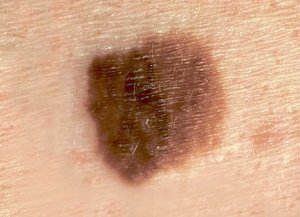
#> input picture img/malignant1.jpg, 300 x 217 px, found by its file name
$ python asymmetry.py   (Python 2 division)   (older library calls are emulated)
#> lines starting #> are read from the running program, lines starting #| are printed output that depends on the picture; after the words box and inside, x2 and y2 are one past the last pixel; in counts of white or black regions, pixels touching at a corner belong together; long printed decimals are rounded
### cv/crop.py
import cv2
import numpy as np
from helper import getMoleContour
from helper import showImage

def crop(image):
    PADDING = 25
    grayscale = cv2.cvtColor(image, cv2.COLOR_BGR2GRAY)
    contour = getMoleContour(grayscale)
    x, y, w, h = cv2.boundingRect(contour)
    x -= PADDING
    y -= PADDING
    if w < PADDING * 2 and h < PADDING * 2:
        raise Error("Picture is waay too small!!!")
    return image[y:y+h+PADDING*2,x:x+w+PADDING*2]

# [9 lines that do not run on import are left out]

### cv/helper.py
import cv2

# NOTE: The given image must be a greyscale image
def getMoleContour(greyscale):
    THRESHOLD = 125
    MAX_VALUE = 180
    ret, thresh = cv2.threshold(greyscale, THRESHOLD, MAX_VALUE, cv2.THRESH_BINARY_INV) # Binary mask
    im2, contours, hierarchy = cv2.findContours(thresh, cv2.RETR_EXTERNAL, cv2.CHAIN_APPROX_NONE)
    # Check to make sure there actually is a contour
    if len(contours) == 0:
        raise Error("No contours found!")
    # Only find the longest one
    longestContour = []
    for i in range(len(contours)):
        if len(contours[i]) > len(longestContour):
            longestContour = contours[i]
    return longestContour

# [4 lines left out: function showImage, not called in this run]

### cv/asymmetry.py
import cv2
import helper
from crop import crop
import numpy

def calculateAsymmetry(grayscale):
    h, w = grayscale.shape[:2]
    # Splits the image into 2 halfs
    half = w / 2 - 1 if w % 2 == 1 else w / 2
    rotation = cv2.getRotationMatrix2D((half / 2, h / 2), 180, 1)
    left = grayscale[0:h, 0:half]
    # right = cv2.warpAffine(grayscale[0:h, half:w], rotation, (half, h))
    right = cv2.flip(grayscale[0:h, (w - half):w], 1)
    cv2.imshow('Rotation', left)
    cv2.waitKey()
    cv2.imshow('Rotation', right)
    cv2.waitKey()
    # Returns the mean square difference between each pixel
    numPixels = half * h
    return numpy.sum((left.astype("float") - right.astype("float")) ** 2) / numPixels

if __name__ == "__main__":
    # Tests

    grayscale = cv2.imread("./img/malignant1.jpg")
#> grayscale is the input picture: shape (217, 300, 3); mean B, G, R 130.4, 160.3, 204.6
    print(calculateAsymmetry(crop(grayscale)))
#> in getMoleContour, `ret, thresh = cv2.threshold(greyscale, THRESHOLD, MAX_VALUE, cv2.THRES..`:
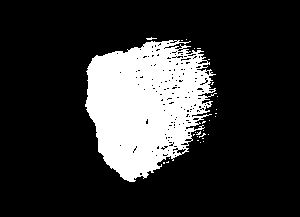
#> thresh: shape (217, 300); values 0 (black) and 180 (white), 19.3% white; 28 white regions (27 under 20 px)
#> in getMoleContour, `ret, thresh = cv2.threshold(greyscale, THRESHOLD, MAX_VALUE, cv2.THRES..`: ret = 125
#> in getMoleContour, `im2, contours, hierarchy = cv2.findContours(thresh, cv2.RETR_EXTERNAL,..`: contours = 28 contours, 27 with area under 20; largest, box (x1, y1, x2, y2) and area: (85, 40, 217, 182) 12560
#> the loop in getMoleContour, `for i in range(len(contours)):` made 28 passes
#> longestContour on pass 1: [[163, 162], [163, 163], [164, 163], [164, 162]]
#> after the loop in getMoleContour, `for i in range(len(contours)):`: longestContour = contour of 831 points, box (x1, y1, x2, y2) (85, 40, 217, 182), area 12560
#> in crop, `contour = getMoleContour(grayscale)`: contour has the same summary as longestContour in getMoleContour
#> in crop, `x, y, w, h = cv2.boundingRect(contour)`: x = 85; y = 40; w = 132; h = 142
#> in crop, `x -= PADDING`: x = 60
#> in crop, `y -= PADDING`: y = 15
#> in calculateAsymmetry, `h, w = grayscale.shape[:2]`: h = 192; w = 182
#> in calculateAsymmetry, `half = w / 2 - 1 if w % 2 == 1 else w / 2`: half = 91
#> in calculateAsymmetry, `rotation = cv2.getRotationMatrix2D((half / 2, h / 2), 180, 1)`: rotation = [[-1, 1.22e-16, 90], [-1.22e-16, -1, 192]]
#> in calculateAsymmetry, `numPixels = half * h`: numPixels = 17472
#| 4147.989
    grayscale = cv2.imread("./img/malignant2.jpg")
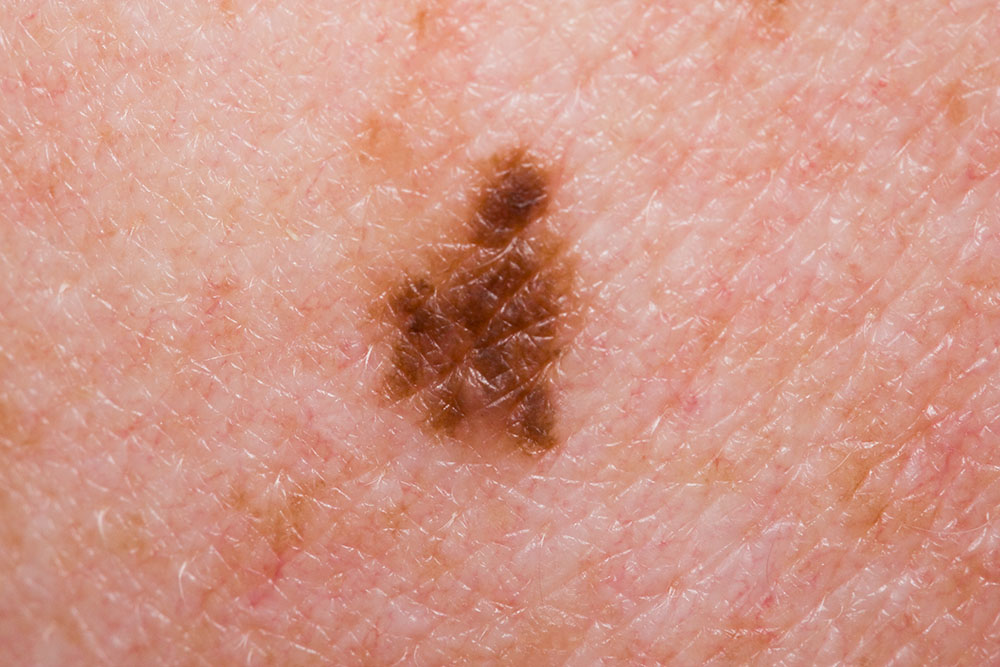
#> input picture img/malignant2.jpg, 1000 x 667 px, found by its file name
#> grayscale is the input picture: shape (667, 1000, 3); mean B, G, R 136, 151.7, 210.3
    print(calculateAsymmetry(crop(grayscale)))
#> in getMoleContour (call 2), `ret, thresh = cv2.threshold(greyscale, THRESHOLD, MAX_VALUE, cv2.THRES..`: thresh: shape (667, 1000); values 0 (black) and 180 (white), 5.2% white; 105 white regions (101 under 20 px)
#> in getMoleContour (call 2), `im2, contours, hierarchy = cv2.findContours(thresh, cv2.RETR_EXTERNAL,..`: contours = 105 contours, 102 with area under 20; largest, box (x1, y1, x2, y2) and area: (369, 152, 572, 458) 35092, (273, 562, 283, 581) 68, (274, 547, 283, 559) 30
#> the loop in getMoleContour (call 2), `for i in range(len(contours)):` made 105 passes
#> longestContour on pass 1: [[365, 666], [366, 666]]
#| 4784.538
    grayscale = cv2.imread("./img/benign1.jpg")
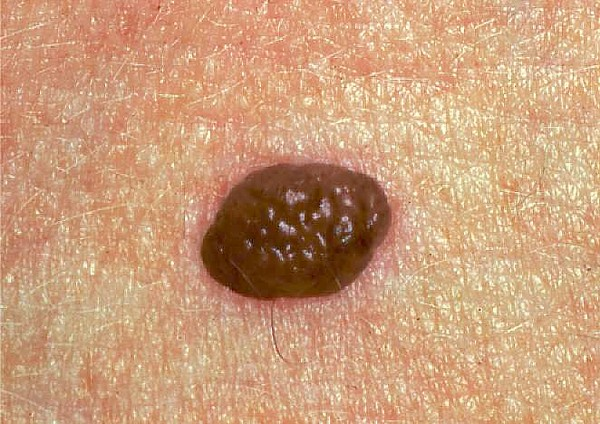
#> input picture img/benign1.jpg, 600 x 424 px, found by its file name
#> grayscale is the input picture: shape (424, 600, 3); mean B, G, R 122.4, 158.1, 203.2
    print(calculateAsymmetry(crop(grayscale)))
#> in getMoleContour (call 3), `ret, thresh = cv2.threshold(greyscale, THRESHOLD, MAX_VALUE, cv2.THRES..`: thresh: shape (424, 600); values 0 (black) and 180 (white), 8.2% white; 166 white regions (164 under 20 px)
#> in getMoleContour (call 3), `im2, contours, hierarchy = cv2.findContours(thresh, cv2.RETR_EXTERNAL,..`: contours = 161 contours, 159 with area under 20; largest, box (x1, y1, x2, y2) and area: (198, 162, 392, 360) 20946, (220, 182, 228, 195) 42
#| 3906.179
    grayscale = cv2.imread("./img/benign2.jpg")
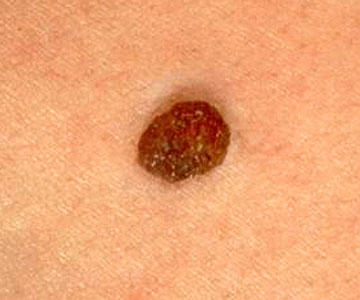
#> input picture img/benign2.jpg, 360 x 300 px, found by its file name
#> grayscale is the input picture: shape (300, 360, 3); mean B, G, R 116.8, 165.2, 238.1
    print(calculateAsymmetry(crop(grayscale)))
#> in getMoleContour (call 4), `ret, thresh = cv2.threshold(greyscale, THRESHOLD, MAX_VALUE, cv2.THRES..`:
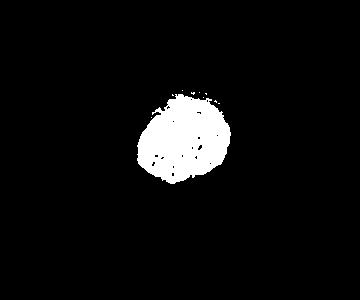
#> thresh: shape (300, 360); values 0 (black) and 180 (white), 5.5% white; 10 white regions (9 under 20 px)
#> in getMoleContour (call 4), `im2, contours, hierarchy = cv2.findContours(thresh, cv2.RETR_EXTERNAL,..`: contours = 10 contours, 9 with area under 20; largest, box (x1, y1, x2, y2) and area: (137, 94, 231, 184) 5852
#> the loop in getMoleContour (call 4), `for i in range(len(contours)):` made 10 passes
#> longestContour on passes 1 to 2: [[151, 117]], [[218, 103], [219, 103]]
#> after the loop in getMoleContour (call 4), `for i in range(len(contours)):`: longestContour = contour of 307 points, box (x1, y1, x2, y2) (137, 94, 231, 184), area 5852
#> in crop (call 4), `contour = getMoleContour(grayscale)`: contour has the same summary as longestContour in getMoleContour
#> in crop (call 4), `x, y, w, h = cv2.boundingRect(contour)`: x = 137; y = 94; h = 90
#> in crop (call 4), `x -= PADDING`: x = 112
#> in crop (call 4), `y -= PADDING`: y = 69
#> in crop (call 4), `return image[y:y+h+PADDING*2,x:x+w+PADDING*2]`:
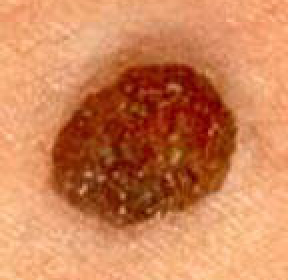
#> returned value: shape (140, 144, 3) (shown 2 times larger); mean of channels 0, 1, 2 87.9, 131, 206.3; drawn as B, G, R
#> in calculateAsymmetry (call 4), `h, w = grayscale.shape[:2]`: h = 140; w = 144
#> in calculateAsymmetry (call 4), `half = w / 2 - 1 if w % 2 == 1 else w / 2`: half = 72
#> in calculateAsymmetry (call 4), `rotation = cv2.getRotationMatrix2D((half / 2, h / 2), 180, 1)`: rotation = [[-1, 1.22e-16, 72], [-1.22e-16, -1, 140]]
#> in calculateAsymmetry (call 4), `right = cv2.flip(grayscale[0:h, (w - half):w], 1)`:
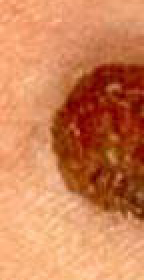
#> right: shape (140, 72, 3) (shown 2 times larger); mean of channels 0, 1, 2 87, 129.9, 206.8; drawn as B, G, R
#> in calculateAsymmetry (call 4), `numPixels = half * h`: numPixels = 10080
#| 2499.540
